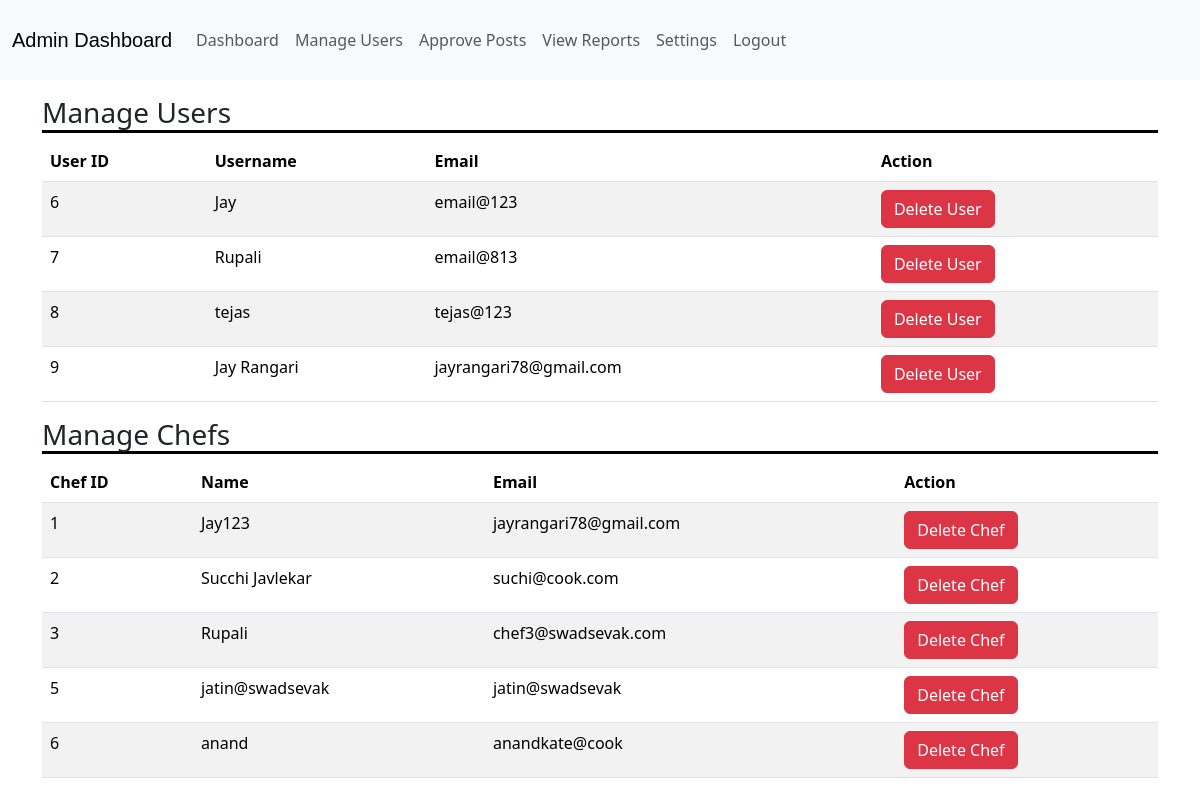
/manageusers.php, run on the app's committed database.
### tables this page shows
CREATE TABLE `auser` (
  `id` int(11) NOT NULL,
  `name` varchar(255) NOT NULL,
  `email` varchar(255) NOT NULL,
  `mobile` bigint(12) NOT NULL,
  `address` text NOT NULL,
  `password` varchar(16) NOT NULL,
  `cpassword` varchar(16) NOT NULL
);

CREATE TABLE `chef` (
  `chef_id` int(11) NOT NULL,
  `name` varchar(255) NOT NULL,
  `email` varchar(255) NOT NULL,
  `mobile` bigint(10) NOT NULL,
  `address` text NOT NULL,
  `password` varchar(16) NOT NULL,
  `cpassword` varchar(16) NOT NULL
);

### manageusers.php (the view, shortened to what this page needs)
<!DOCTYPE html>
<html lang="en">
<head>
    <link href="https://cdn.jsdelivr.net/npm/bootstrap@5.3.3/dist/css/bootstrap.min.css" rel="stylesheet">
</head>
<body>
    <?php include('adminmenubar.php'); ?>
    <div class="container mt-3">
        <h3>Manage Users</h3>
        <table class="table table-striped">
            <thead>
                <tr>
                    <th>User ID</th>
                    <th>Username</th>
                    <th>Email</th>
                    <th>Action</th>
                </tr>
            </thead>
            <tbody>
                <?php
                include('dbconnect.php');
                $sql = "SELECT * FROM auser";
                $result = mysqli_query($conn, $sql);
                if(mysqli_num_rows($result) > 0) {
                    while($row = mysqli_fetch_assoc($result)) {
                        echo "<tr>";
                        echo "<td>{$row['id']}</td>";
                        echo "<td>{$row['name']}</td>";
                        echo "<td>{$row['email']}</td>";
                        echo "<td><button class='btn btn-danger' onclick='deleteUser({$row['id']})'>Delete User</button></td>";
                        echo "</tr>";
                    }
                } else {
                    echo "<tr><td colspan='4'>No users found.</td></tr>";
                }
                ?>
            </tbody>
        </table>
    </div>
    <div class="container mt-3">
        <h3>Manage Chefs</h3>
        <table class="table table-striped">
            <thead>
                <tr>
                    <th>Chef ID</th>
                    <th>Name</th>
                    <th>Email</th>
                    <th>Action</th>
                </tr>
            </thead>
            <tbody>
                <?php
                include('dbconnect.php');
                $sql = "SELECT * FROM chef";
                $result = mysqli_query($conn, $sql);
                if(mysqli_num_rows($result) > 0) {
                    while($row = mysqli_fetch_assoc($result)) {
                        echo "<tr>";
                        echo "<td>{$row['chef_id']}</td>";
                        echo "<td>{$row['name']}</td>";
                        echo "<td>{$row['email']}</td>";
                        echo "<td><button class='btn btn-danger' onclick='deleteChef({$row['chef_id']})'>Delete Chef</button></td>";
                        echo "</tr>";
                    }
                } else {
                    echo "<tr><td colspan='4'>No chefs found.</td></tr>";
                }
                ?>
            </tbody>
        </table>
    </div>
</body>
</html>

### manageusers.php (style rules this page uses)
h3 { border-bottom-style: solid; border-color: black; }

### data on the page
auser: id "6", name "Jay", email "email@123"
auser: id "7", name "Rupali", email "email@813"
auser: id "8", name "tejas", email "tejas@123"
auser: id "9", name "Jay Rangari", email "jayrangari78@gmail.com"
chef: chef_id "1", name "Jay123", email "jayrangari78@gmail.com"
chef: chef_id "2", name "Succhi Javlekar", email "suchi@cook.com"
chef: chef_id "3", name "Rupali", email "chef3@swadsevak.com"
chef: chef_id "5", name "jatin@swadsevak", email "jatin@swadsevak"
chef: chef_id "6", name "anand", email "anandkate@cook"
